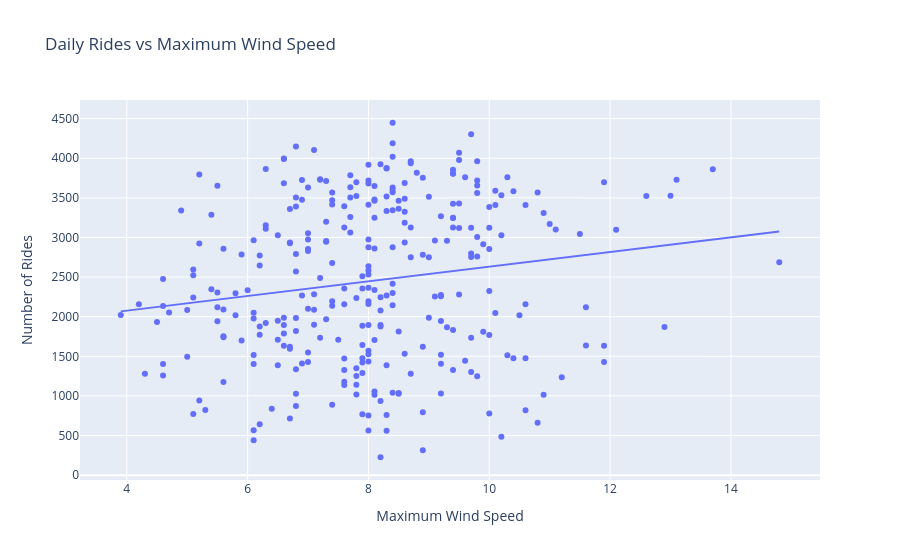

Write notebook code for a chart like this one.
### Code cell
fig = px.scatter(
    bike_weather_daily,
    x="wind_speed_10m_max",
    y="number_of_rides",
    trendline="ols",
    title="Daily Rides vs Maximum Wind Speed"
)

fig.update_layout(
    xaxis_title="Maximum Wind Speed",
    yaxis_title="Number of Rides"
)

fig.show()

### Figure 1 — Plotly figure (JSON) as saved in the notebook; plotly's stock layout.template omitted (floating-point values rounded to 4 significant figures; data arrays with more than 128 entries replaced by an {"elided": "..."} marker saying what was removed)
{"data": [{"hovertemplate": "wind_speed_10m_max=%{x}<br>number_of_rides=%{y}<extra></extra>", "legendgroup": "", "marker": {"color": "#636efa", "symbol": "circle"}, "mode": "markers", "name": "", "orientation": "v", "showlegend": false, "type": "scatter", "x": {"elided": "303 float values"}, "xaxis": "x", "y": {"elided": "303 int values"}, "yaxis": "y"}, {"hovertemplate": "<b>OLS trendline</b><br>number_of_rides = 92.568 * wind_speed_10m_max + 1706.3<br>R<sup>2</sup>=0.027815<br><br>wind_speed_10m_max=%{x}<br>number_of_rides=%{y} <b>(trend)</b><extra></extra>", "legendgroup": "", "marker": {"color": "#636efa", "symbol": "circle"}, "mode": "lines", "name": "", "showlegend": false, "type": "scatter", "x": {"elided": "303 float values"}, "xaxis": "x", "y": {"elided": "303 float values"}, "yaxis": "y"}], "layout": {"legend": {"tracegroupgap": 0}, "title": {"text": "Daily Rides vs Maximum Wind Speed"}, "xaxis": {"anchor": "y", "domain": [0, 1], "title": {"text": "Maximum Wind Speed"}}, "yaxis": {"anchor": "x", "domain": [0, 1], "title": {"text": "Number of Rides"}}}}
